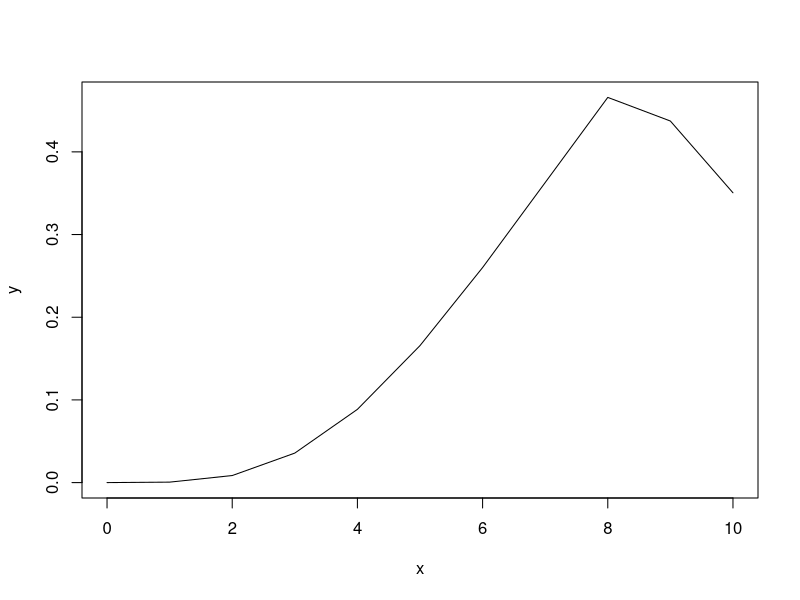

The R source for this figure:
## ---- chunk 1
x <- 0:10

y <- pchisq(x, df = 9)

# any value greater than 0.5 is subtracted from 1
y[y > 0.5] <- 1 - y[y > 0.5]

plot(x,y,type="l")
## ---- chunk 2
drinks <- c(3, 8, 15, 7, 5, 20, 18, 8, 10, 12)
## ---- chunk 3
# sum all values for total number
N <- sum(drinks)

# get length of vector for categories
cats <- length(drinks)

# repeat calculation same number of times as length
exp_drinks <- rep(N/cats, cats)

exp_drinks
## ---- chunk 4
chi_vals <- ((drinks - exp_drinks)^2)/exp_drinks

chi_vals
## ---- chunk 5
sum(chi_vals)
## ---- chunk 6
pchisq(sum(chi_vals), # chi stat
       df = length(chi_vals) - 1, # degrees of freedom
       lower.tail = FALSE) # looking RIGHT
## ---- chunk 7
chisq.test(drinks)
## ---- chunk 8
data <- matrix(data = c(3,10,9,2), nrow = 2, ncol = 2, byrow = T)

colnames(data) <- c("R", "No R")
rownames(data) <- c("Non-biology", "Biology")

data
## ---- chunk 9
# total datapoints
N <- sum(data)

expected <- matrix(data = c(0.25*N,0.25*N,0.25*N,0.25*N), nrow = 2, ncol = 2, byrow = T)

colnames(expected) <- c("R", "No R")
rownames(expected) <- c("Non-biology", "Biology")

expected
## ---- chunk 10
o_e <- data - expected

o_e
## ---- chunk 11
o_e2 <- o_e^2

o_e2
## ---- chunk 12
chi_matrix <- o_e2/expected

chi_matrix
## ---- chunk 13
sum(chi_matrix)
## ---- chunk 14
pchisq(sum(chi_matrix), df = 1, lower.tail = F)
## ---- chunk 15
data_colsums <- colSums(data)
data_rowsums <- rowSums(data)
N <- sum(data)

expected <- matrix(data = c(data_colsums[1]*data_rowsums[1],
                            data_colsums[2]*data_rowsums[1],
                            data_colsums[1]*data_rowsums[2],
                            data_colsums[2]*data_rowsums[2]),
                   nrow = 2, ncol = 2, byrow = T)

# divide by total number
expected <- expected/N

colnames(expected) <- colnames(data)
rownames(expected) <- rownames(data)

expected
## ---- chunk 16
e_o2 <- ((data - expected)^2)/expected

sum(e_o2)
## ---- chunk 17
data
## ---- chunk 18
chi_data <- chisq.test(data, correct = F)

chi_data
## ---- chunk 19
chisq.test(data)
## ---- chunk 20
stats_students = matrix(data = c(8,1,3,5),
                        byrow = T, ncol = 2, nrow = 2)

stats_students
## ---- chunk 21
fisher.test(stats_students)
